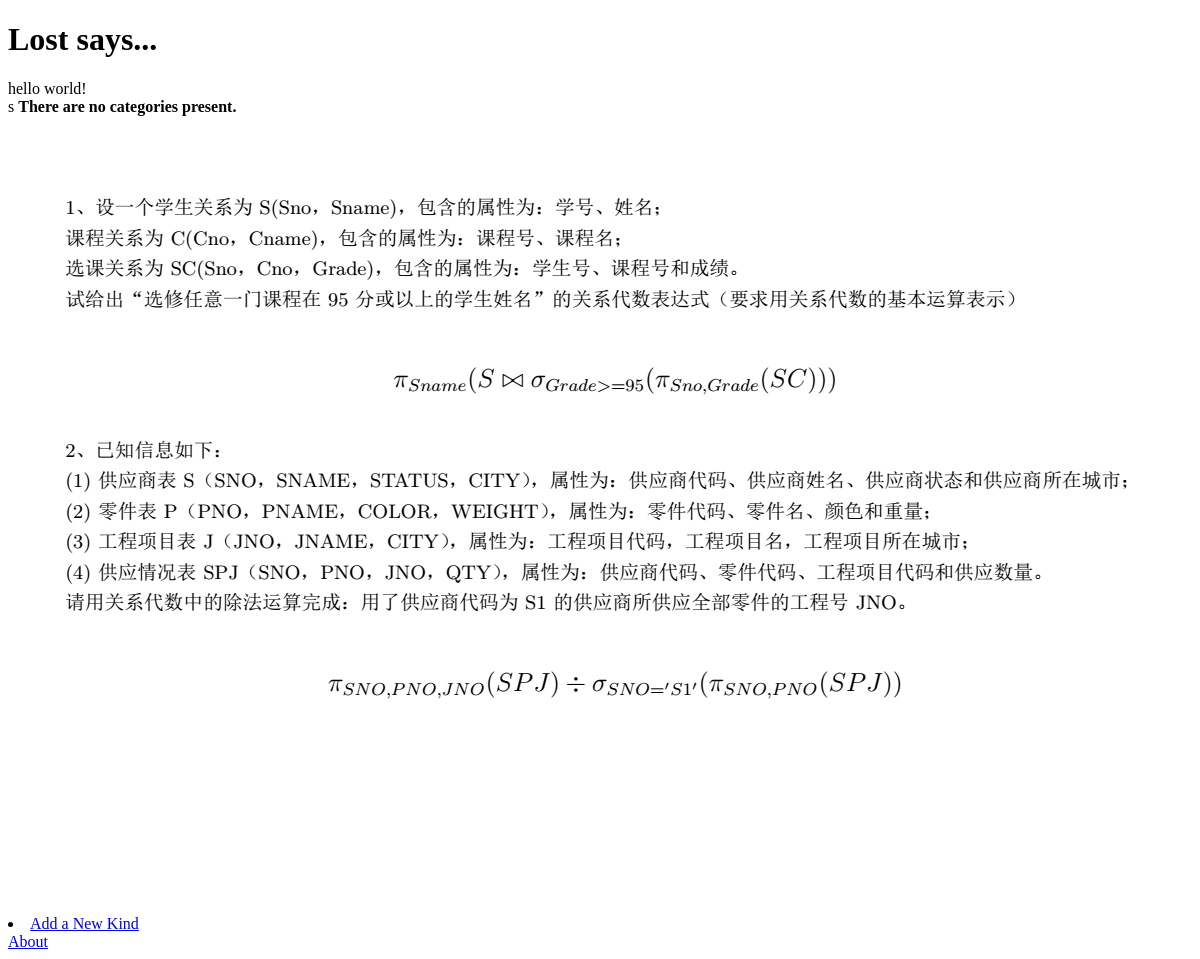
Before: /lost/ with the older database file.
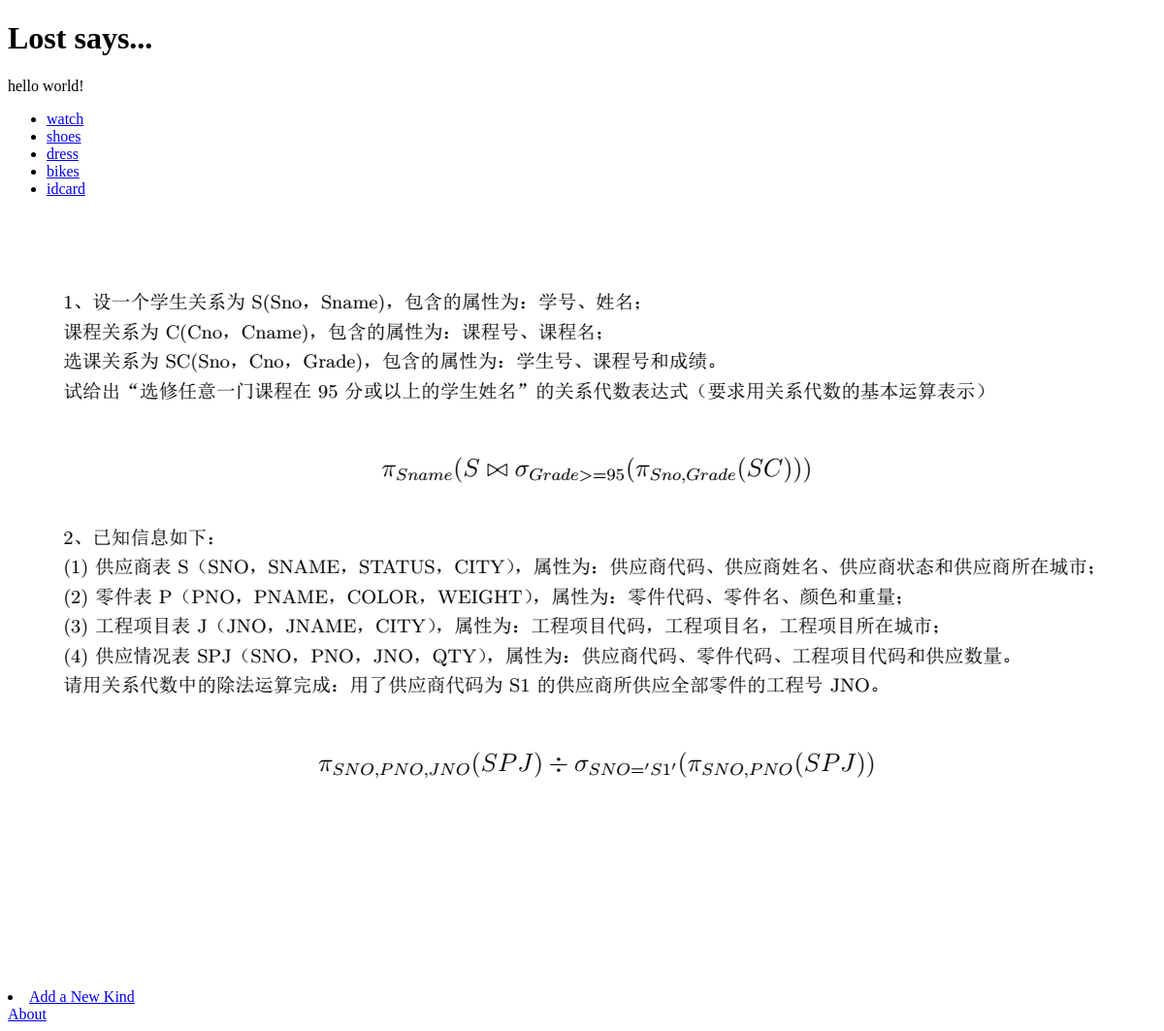
After: the same page with the newer database file.
### lost/models.py (models this page shows, shortened)
class KindL(models.Model):
    name = models.CharField(max_length=128, unique=True)
    views = models.IntegerField(default=0, unique=False)
    likes = models.IntegerField(default=0, unique=False)
    slug = models.SlugField(unique=True,default='')

### lost/views.py (the view)
# urls.py: path('', views.index, name='index'),
def index(request):
    kinds_list = KindL.objects.order_by('-likes')[:]
    context_dict = {'kinds': kinds_list}
    return render(request, 'lost/index.html',context_dict)

### lost/templates/lost/index.html (shortened to what this page needs)
<!DOCTYPE html>
{% load static %}
<html lang="en">
<head>
</head>
<body>
 <h1>Lost says...</h1>
        hello world!<br />
         {% if kinds %}
            <ul>
                {% for kind in kinds %}
                <li><a href="/lost/kind/{{ kind.slug }}">{{ kind.name }}</a></li>
                {% endfor %}
            </ul>
        {% else %}s
            <strong>There are no categories present.</strong>
        {% endif %}
        <img src="{% static "images/1.PNG" %}" alt="Picture of Django" />
        <li><a href="/lost/add_kind/">Add a New Kind</a></li>
        <a href="/lost/about/">About</a><br />
</body>
</html>

Changed rows visible on the page:
added KindL: name "watch"
added KindL: name "shoes"
added KindL: name "dress"
added KindL: name "bikes"
added KindL: name "idcard"
Other visible differences:
text no longer shown: "s There are no categories present."
